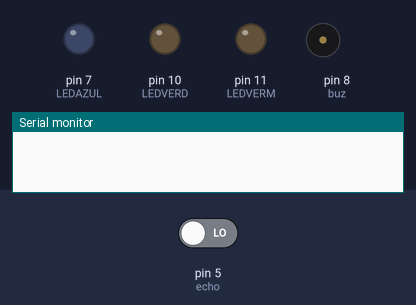
A sketch run on a simulated Arduino Uno, built with avr-gcc and run on an emulated ATmega328P. Parts: output pins drawn as LEDs (lit = HIGH), buzzer (waves = sounding, pin HIGH), the last lines printed to the serial monitor. The inputs (shaded band) are chosen by the test bench; at power-on: pin 5 (echo) LOW. Pins used as bus, display or sensor lines are not drawn.

Above: at 0.5 s.
At 1.6 s:
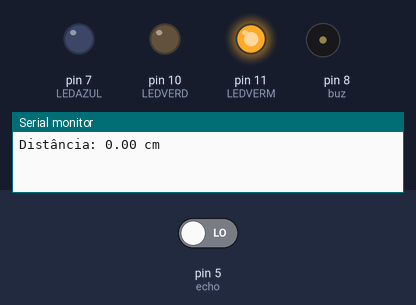
Timing chart, 0 to 3.0 s (numbered marks = the images above):
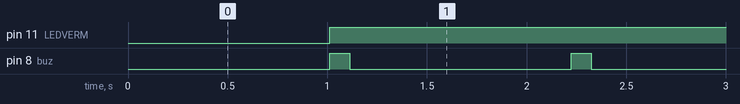

Measured:
- by itself, pin 11 (LEDVERM): LOW → HIGH at 1.0 s
- by itself, pin 8 (buz): alternates HIGH for 0.10 s and LOW for 1.1 s

The sketch:

sensorultrassonico.ino
```cpp
#define trig 4
#define echo 5
#define LEDVERM 11
#define LEDVERD 10
#define LEDAZUL 7
#define buz 8

void vermelhoFuncao(){
  digitalWrite(LEDAZUL, LOW);
  digitalWrite(LEDVERD, LOW);
  digitalWrite(LEDVERM, HIGH);
}

void verdeFuncao(){
  digitalWrite(LEDAZUL, LOW);
  digitalWrite(LEDVERD, HIGH);
  digitalWrite(LEDVERM, LOW);
}

void amareloFuncao(){
  analogWrite(LEDAZUL, 0);
  analogWrite(LEDVERD, 200);
  analogWrite(LEDVERM, 255);
}

void desligaLED(){
  digitalWrite(LEDAZUL,LOW);
  digitalWrite(LEDVERM,LOW);
  digitalWrite(LEDVERD,LOW);
}

void setup() {
  Serial.begin(9600);
  pinMode(trig,OUTPUT);
  pinMode(echo,INPUT);
  pinMode(LEDVERM,OUTPUT);
  pinMode(LEDVERD,OUTPUT);
  pinMode(LEDAZUL,OUTPUT);
  pinMode(buz,OUTPUT);
}

void loop() {
  int i;
  digitalWrite(trig,LOW);
  delay(2);
  digitalWrite(trig,HIGH);
  delay(10);
  digitalWrite(trig,LOW);

  long duracao = pulseIn(echo,HIGH);
  float distancia = (duracao * 0.0343) / 2;

  if(distancia > 15 && distancia <=20) {
    verdeFuncao();
    digitalWrite(buz,HIGH);
    delay(500);
    digitalWrite(buz,LOW);
    delay(500);
  }
  else if(distancia<=15 && distancia>10) {
    amareloFuncao();
    digitalWrite(buz,HIGH);
    delay(250);
    digitalWrite(buz,LOW);
    delay(250);

  }
  else if(distancia<10) {
    vermelhoFuncao();
    digitalWrite(buz,HIGH);
      delay(100);
      digitalWrite(buz,LOW);
      delay(100);
  }
  else desligaLED();

  Serial.print("Distância: ");
  Serial.print(distancia);
  Serial.println(" cm");

}
```
